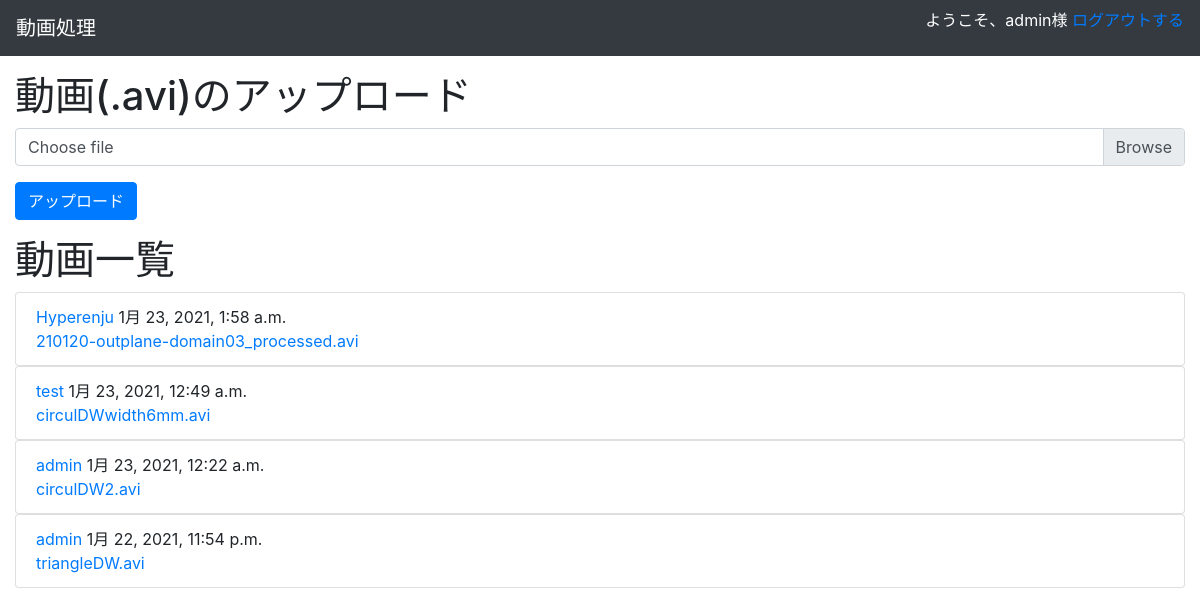
Page /processer/ (signed in) on the earlier database version.
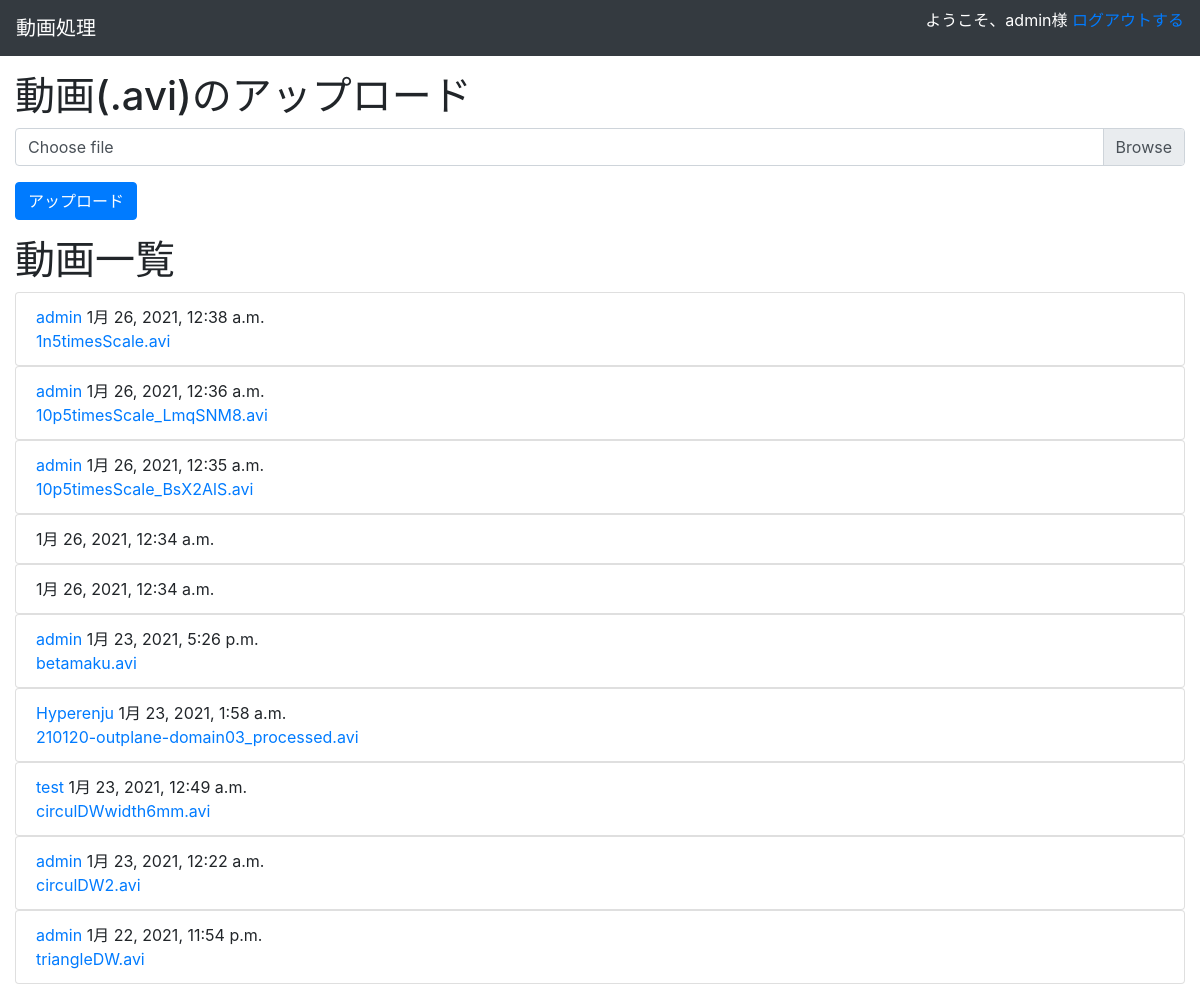
Same page on the later database version.
### processer/models.py (models this page shows, shortened)
class Video(models.Model):
    upload = models.FileField(upload_to="upload/")
    upload_at = models.DateTimeField(default=timezone.now)
    upload_by = models.CharField(max_length=150, default="")
    firstFrameURL = models.CharField(max_length=200, default="")
    basename = models.CharField(max_length=200, default="")

### processer/views.py (the view, shortened to what this page needs)
# urls.py: path("", views.Index.as_view(), name="index"),
class Index(View):
    def get(self, request):
        objs = Video.objects.all()
        if 'upload_by' in request.GET.keys():
            objs = objs.filter(upload_by=request.GET['upload_by'])
        form = FileUploadForm()
        context = {
            'form': form,
            'objs': objs[::-1],
        }
        if 'upload_by' in request.GET.keys():
            context['text'] = request.GET['upload_by']
        return render(request, 'processer/index.html', context)

### processer/forms.py
class FileUploadForm(forms.ModelForm):
    class Meta:
        model = Video
        fields = ('upload',)

### processer/templates/processer/index.html (shortened to what this page needs)
{% extends 'processer/base.html' %}
{% block content %}
{% if form %}
<div class="mt-3 mb-3">
    <div class="h1 mb-2">動画(.avi)のアップロード</div>
    <form action="{% url 'processer:index' %}" method="POST" enctype="multipart/form-data">
        <div class="form-group">
            <div class="custom-file">
                <label class="custom-file-label" for="inputFile">Choose file</label>
            </div>
        </div>
        <input class="submit btn btn-primary" type="submit" value="アップロード">
    </form>
</div>
{% endif %}
<div class="mt-3">
    <div class="h1">
        動画一覧
    </div>
    {% if objs %}
    <div>
        {% for obj in objs %}
        <ul class="list-group">
            <li class="list-group-item">
                <div>
                    <div>
                        <a href="{% url 'processer:index'%}?upload_by={{ obj.upload_by}}">{{ obj.upload_by}}</a> {{obj.upload_at}}
                    </div>
                    <div>
                        <a href="{% url 'processer:detail' obj.pk %}">{{ obj.basename }}</a>
                    </div>
                </div>
            </li>
        </ul>
        {% endfor %}
    </div>
</div>
{% endif %}
{% endblock %}

### processer/templates/processer/base.html (shortened to what this page needs)
{% load static %}
<!DOCTYPE html>
<html>
    <head>
        <link rel="stylesheet" href="{% static 'processer/css/bootstrap.css' %}">
    </head>
    <body>
        <nav class="navbar navbar-dark bg-dark">
            <a class="navbar-brand" href="#">動画処理</a>
            {% if user.id %}
            <p>
                <span class="text-white">ようこそ、{{ user.username }}様</span>
                <a href="{% url 'accounts:logout' %}?next={{ request.path }}">ログアウトする</a>
            </p>
            {% else %}
            <p>
                <a href="{% url 'accounts:login' %}?next={{ request.path }}">ログイン</a>
                <a href="{% url 'accounts:create' %}?next={{ request.path }}">アカウント作成</a>
            </p>
            {% endif %}
        </nav>
        {% if user.id %}
        <div class="container-fluid">
            {% block content %}
            {% endblock %}
        </div>
        {% else %}
        ログインしてください
        {% endif %}
    </body>
</html>

Differences in the rows shown:
added Video: upload_by "admin", upload_at "1月 26, 2021, 12:38 a.m.", basename "1n5timesScale.avi"
added Video: upload_by "admin", upload_at "1月 26, 2021, 12:36 a.m.", basename "10p5timesScale_LmqSNM8.avi"
added Video: upload_by "admin", upload_at "1月 26, 2021, 12:35 a.m.", basename "10p5timesScale_BsX2AlS.avi"
added Video: upload_at "1月 26, 2021, 12:34 a.m."
added Video: upload_at "1月 26, 2021, 12:34 a.m."
added Video: upload_by "admin", upload_at "1月 23, 2021, 5:26 p.m.", basename "betamaku.avi"
